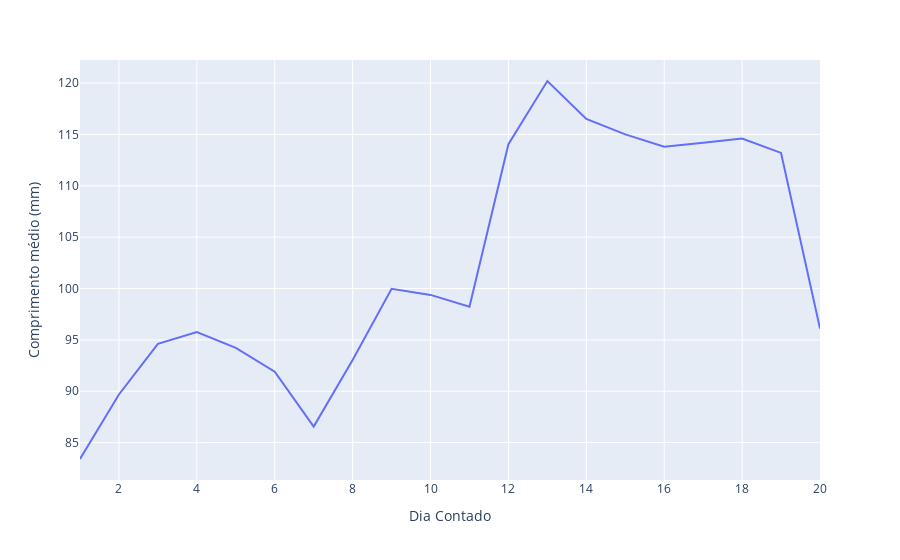

This figure's notebook cell:
### Code cell
dia_contado_agrupado_reset = dia_contado_agrupado.reset_index()

px.line(data_frame=dia_contado_agrupado_reset, x='Dia Contado', y='Comprimento médio (mm)')

### Figure 1 — Plotly figure (JSON) as saved in the notebook; plotly's stock layout.template omitted (floating-point values rounded to 4 significant figures)
{"data": [{"hovertemplate": "Dia Contado=%{x}<br>Comprimento médio (mm)=%{y}<extra></extra>", "legendgroup": "", "line": {"color": "#636efa", "dash": "solid"}, "marker": {"symbol": "circle"}, "mode": "lines", "name": "", "orientation": "v", "showlegend": false, "type": "scatter", "x": [1, 2, 3, 4, 5, 6, 7, 8, 9, 10, 11, 12, 13, 14, 15, 16, 17, 18, 19, 20], "xaxis": "x", "y": [83.41, 89.68, 94.62, 95.77, 94.22, 91.91, 86.56, 93.04, 99.97, 99.38, 98.22, 114.1, 120.2, 116.5, 115, 113.8, 114.2, 114.6, 113.2, 96.1], "yaxis": "y"}], "layout": {"legend": {"tracegroupgap": 0}, "margin": {"t": 60}, "xaxis": {"anchor": "y", "domain": [0, 1], "title": {"text": "Dia Contado"}}, "yaxis": {"anchor": "x", "domain": [0, 1], "title": {"text": "Comprimento médio (mm)"}}}}
